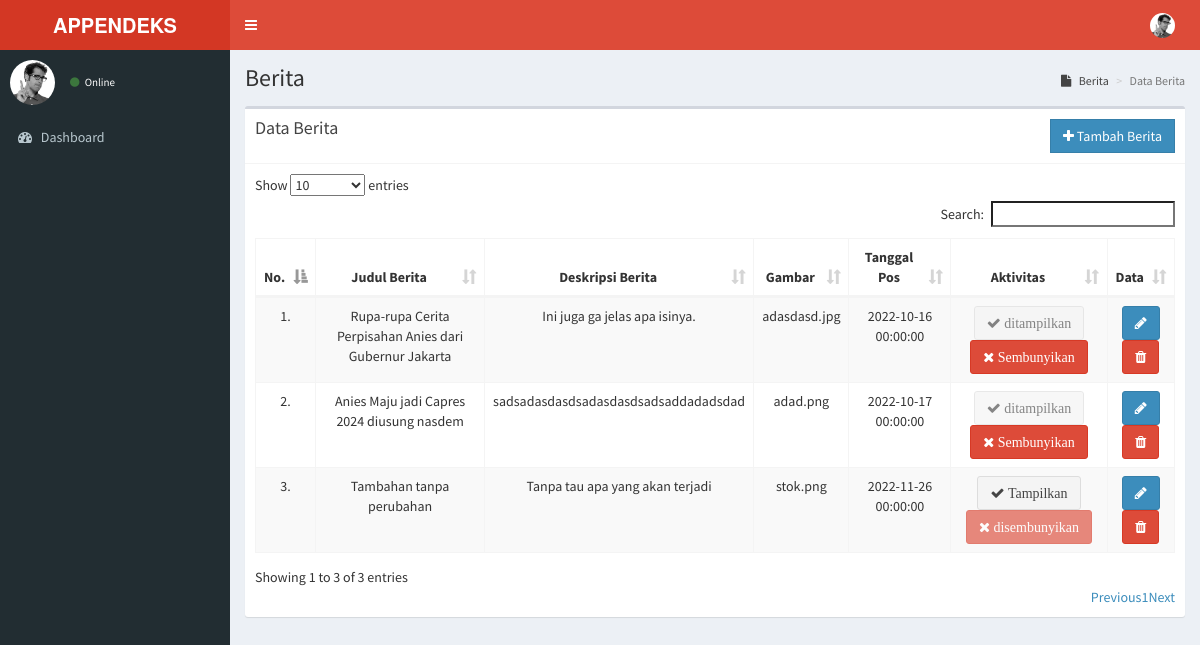
The page /index.php/berita on the database its author committed.
### tables this page shows
CREATE TABLE `berita` (
  `id_berita` int(3) NOT NULL,
  `id_admin` int(2) NOT NULL,
  `judul` varchar(100) NOT NULL,
  `gambar` text DEFAULT NULL,
  `keterangan` text NOT NULL,
  `tanggal_pos` datetime NOT NULL DEFAULT current_timestamp(),
  `status_berita` enum('Berlangsung','Usai') NOT NULL DEFAULT 'Usai'
);

### application/libraries/Template.php (called while the page is built)
<?php
class Template {
    var $template_data = array();
    function set($name, $value) {
        $this->template_data[$name] = $value;
    }
    function load($template = '', $view = '', $view_data = array(), $return = FALSE) {
        $this->CI = &get_instance();
        $this->set('contents', $this->CI->load->view($view, $view_data, TRUE));
        return $this->CI->load->view($template, $this->template_data, $return);
    }
}

### application/controllers/Berita.php (called while the page is built, shortened)
<?php
class Berita extends CI_Controller {
    public function index() {
        $data['row'] = $this->berita_model->get();
        $this->template->load('template', 'berita/berita_data', $data);
    }
}

### index.php (called while the page is built, shortened)
<?php
require_once BASEPATH.'core/CodeIgniter.php';

### application/models/Berita_model.php (called while the page is built, shortened)
<?php
class Berita_model extends CI_Model {
    public function get($id = null) {
        $this->db->from('berita');
        $query = $this->db->get();
        return $query;
    }
}

### application/views/berita/berita_data.php (the view, shortened to what this page needs)
<section class="content-header">
    <h1>Berita</h1>
    <ol class="breadcrumb">
        <li><a href="#"><i class="fa fa-file"></i> Berita</a></li>
        <li class="active">Data Berita</li>
    </ol>
</section>
<section class="content">
    <div class="box">
        <div class="box-header with-border">
            <h3 class="box-title">Data Berita</h3>
            <div class="pull-right">
                <a href="<?= site_url('berita/add') ?>" class="btn btn-primary btn-flat"><i class="fa fa-plus"></i> Tambah Berita</a>
            </div>
        </div>
        <div class="box-body table-responsive">
            <table class="table table-bordered table-striped text-center" id="datatable">
                <thead>
                    <tr>
                        <th>No.</th>
                        <th>Judul Berita</th>
                        <th>Deskripsi Berita</th>
                        <th>Gambar</th>
                        <th>Tanggal Pos</th>
                        <th>Aktivitas</th>
                        <th>Data</th>
                    </tr>
                </thead>
                <tbody>
                    <?php $no = 1;
                    foreach ($row->result() as $berita => $data) { ?>
                        <tr>
                            <td><?= $no++ ?>.</td>
                            <td><?= $data->judul ?></td>
                            <td><?= $data->keterangan ?></td>
                            <td><?= $data->gambar ?></td>
                            <td><?= $data->tanggal_pos ?></td>
                            <td width="17%">
                                <?php if ($data->status_berita == 'Usai') : ?>
                                    <a href="<?= site_url('berita/edit/' . $data->id_berita) ?>" class="btn btn-default disabled"><i class="fa fa-check"> ditampilkan</i></a>
                                    <a href="<?= site_url('berita/edit/' . $data->id_berita) ?>" class="btn btn-danger"><i class="fa fa-close"> Sembunyikan</i></a>
                                <?php else: ?>
                                    <a href="<?= site_url('berita/edit/' . $data->id_berita) ?>" class="btn btn-default"><i class="fa fa-check"> Tampilkan</i></a>
                                    <a href="<?= site_url('berita/edit/' . $data->id_berita) ?>" class="btn btn-danger disabled"><i class="fa fa-close"> disembunyikan</i></a>
                                <?php endif; ?>
                            </td>
                            <td width="7%">
                                <form action="<?= site_url('berita/delete') ?>" method="post">
                                    <a href="<?= site_url('berita/edit/' . $data->id_berita) ?>" class="btn btn-primary"><i class="fa fa-pencil"></i></a>
                                    <button onclick="return confirm('apakah anda ingin menghapus data ini ?')" class="btn btn-danger"><i class="fa fa-trash"></i></a>
                                    </button>
                                </form>
                            </td>
                        </tr>
                    <?php } ?>
                </tbody>
            </table>
        </div>
    </div>
</section>

### rows shown on the page
berita: judul "Rupa-rupa Cerita Perpisahan Anies dari Gubernur Jakarta", keterangan "Ini juga ga jelas apa isinya.", gambar "adasdasd.jpg", tanggal_pos "2022-10-16 00:00:00"
berita: judul "Anies Maju jadi Capres 2024 diusung nasdem", keterangan "sadsadasdasdsadasdasdsadsaddadadsdad", gambar "adad.png", tanggal_pos "2022-10-17 00:00:00"
berita: judul "Tambahan tanpa perubahan", keterangan "Tanpa tau apa yang akan terjadi", gambar "stok.png", tanggal_pos "2022-11-26 00:00:00"
